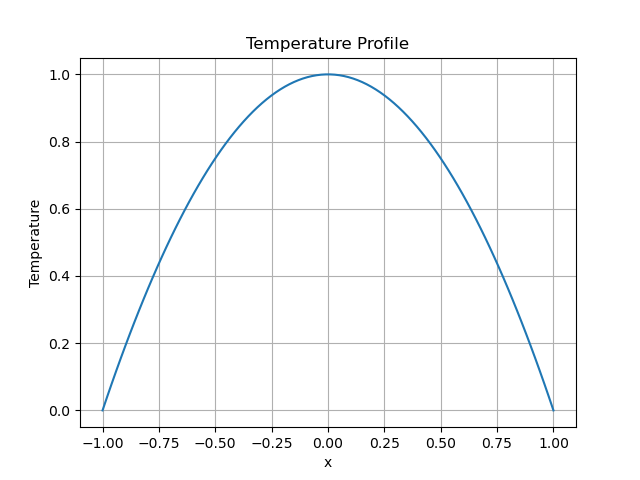

Here is the Python script that generated this plot:
import pandas as pd
import matplotlib.pyplot as plt

# Read the CSV file using pandas
data = pd.read_csv('tem_out.csv')

# Extract the 'x' and 'Temperature' columns
x = data['x']
T = data['temperature']

# Plot the temperature profile
plt.plot(x, T)
plt.xlabel('x')
plt.ylabel('Temperature')
plt.title('Temperature Profile')
plt.grid(True)
plt.show()
